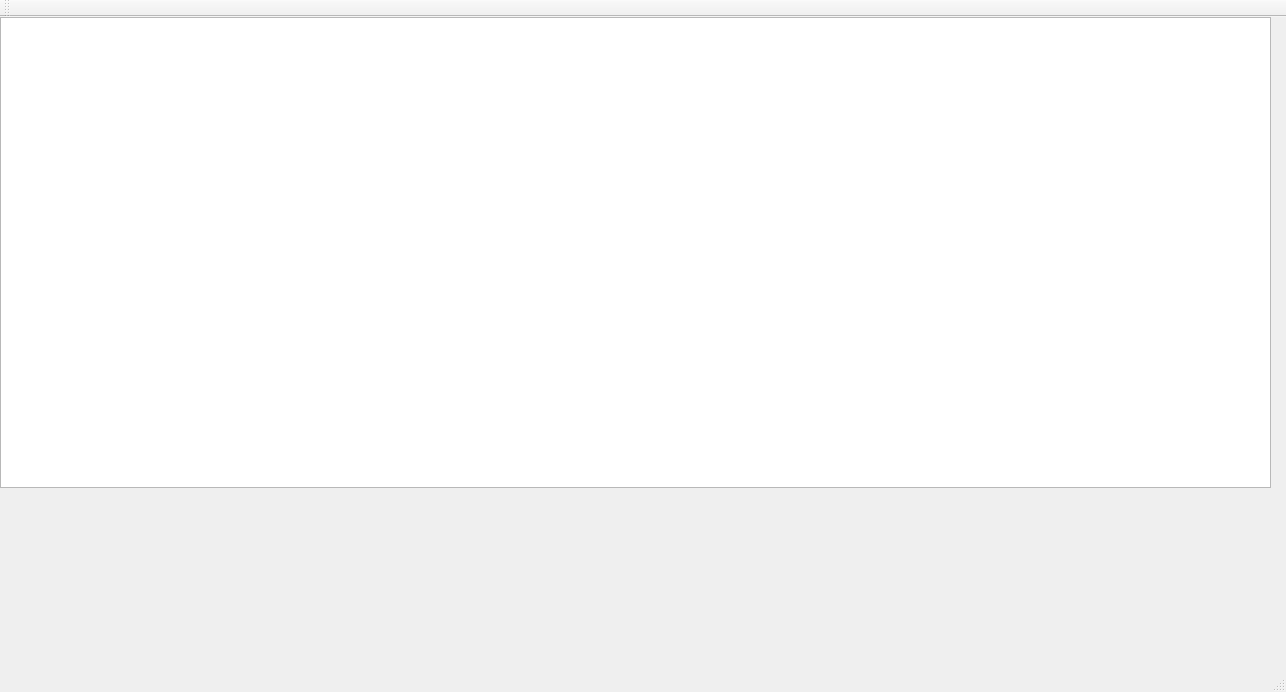
<?xml version="1.0" encoding="UTF-8"?>
<ui version="4.0">
 <class>table</class>
 <widget class="QMainWindow" name="table">
  <property name="geometry">
   <rect>
    <x>0</x>
    <y>0</y>
    <width>1286</width>
    <height>692</height>
   </rect>
  </property>
  <property name="windowTitle">
   <string>table</string>
  </property>
  <widget class="QWidget" name="centralWidget">
   <widget class="QTableView" name="tableView">
    <property name="geometry">
     <rect>
      <x>0</x>
      <y>0</y>
      <width>1271</width>
      <height>471</height>
     </rect>
    </property>
   </widget>
  </widget>
  <widget class="QMenuBar" name="menuBar">
   <property name="geometry">
    <rect>
     <x>0</x>
     <y>0</y>
     <width>1286</width>
     <height>26</height>
    </rect>
   </property>
  </widget>
  <widget class="QToolBar" name="mainToolBar">
   <attribute name="toolBarArea">
    <enum>TopToolBarArea</enum>
   </attribute>
   <attribute name="toolBarBreak">
    <bool>false</bool>
   </attribute>
  </widget>
  <widget class="QStatusBar" name="statusBar"/>
 </widget>
 <layoutdefault spacing="6" margin="11"/>
 <resources/>
 <connections/>
</ui>
